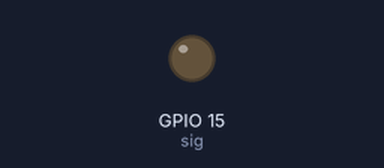
This program was run on a simulated ESP32 board running MicroPython. On the bench: output pins drawn as LEDs (lit = HIGH).

Above: at 0.05 s.
At 0.95 s:
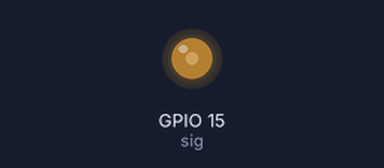
At 1.9 s:
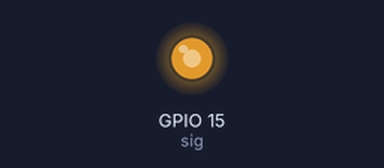
At 4.15 s:
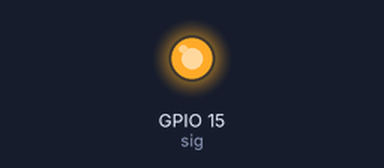
Timing chart, 0 to 6.7 s (numbered marks = the images above):
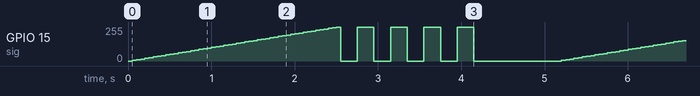

Measured:
- by itself, GPIO 15 (sig): moves between 0/255 and 255/255, repeating every 5.2 s

The program:

example.py
```python
# Configures a PWM output in MicroPython (duty_u16 resolution) and runs a sequence that slowly ramps the duty, flashes the output, then turns it off to demonstrate PWM control on boards like the RP2040 or other MicroPython-compatible targets.
#
# Buy this module: https://shillehtek.com/products/irf520-mosfet-driver-module-arduino-raspberry-pi-esp32
# Full manual: https://shillehtek.com/blogs/shillehtek-product-manuals/irf520-mosfet-driver-module-arduino-raspberry-pi-esp32-manual
# More examples: https://github.com/shillehbean/shillehtek-examples
#

from machine import Pin, PWM
import time

sig = PWM(Pin(15))
sig.freq(1000)

def set_duty(pct):
    sig.duty_u16(int(pct * 65535))

while True:
    # slow ramp up, fast blink, off
    for p in range(0, 101, 2):
        set_duty(p / 100)
        time.sleep(0.05)
    for _ in range(4):
        set_duty(0); time.sleep(0.2)
        set_duty(1); time.sleep(0.2)
    set_duty(0)
    time.sleep(1)
```
